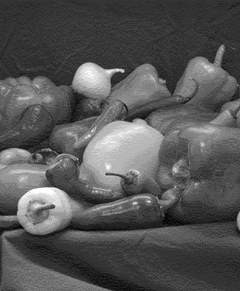
%> input picture peppers.gif (cropped and resized to the size of MATLAB's example picture, made grey), 240 x 291 px, given in place of pout.tif, which was not available
$ octave exercise_02.m   (GNU Octave 9; MATLAB toolbox functions it lacks are replaced by stand-ins)
%> lines starting %> are read from the running program, lines starting %| are printed output that depends on the picture; pictures that were not available may be replaced by others from this repository, and a replacement may not be noted
% a(row, column, colorspace)
% colorspace -> red-1, green-2, blue-3
% uint8(unsigned integer) -> 2^8 -> 256 -> 0-255
% double range -> 0.0-1.0

% greyscale image
I = imread('pout.tif');
%> I is the input picture: size 291x240 uint8; min 0, max 255, mean 85.2

% coloured
I1 = imread('tutorial1_imagespeppers.png');
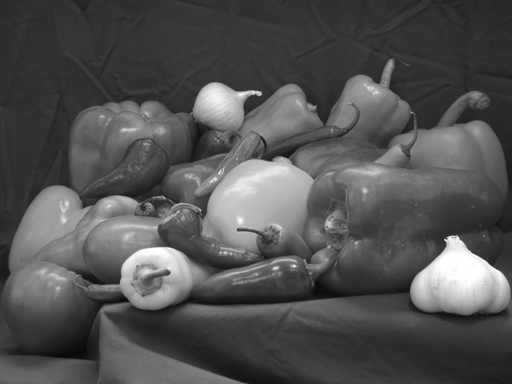
%> input picture tutorial1_images/peppers.tif, 512 x 384 px, given in place of tutorial1_imagespeppers.png, which was not available
%> I1 is the input picture: size 384x512 uint8; min 8, max 255, mean 81.8
I2 = imread('peppers.gif');
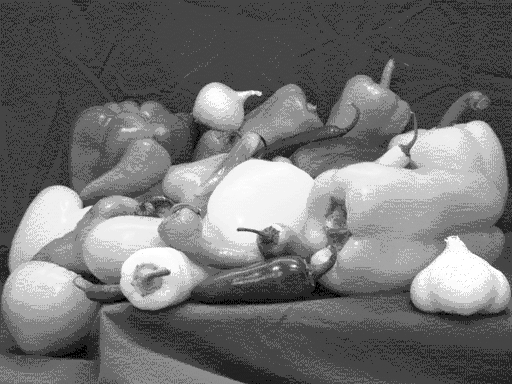
%> I2: size 384x512 uint8; min 0, max 255, mean 113.7
I3 = imread('peppers.tif');

image(I1);
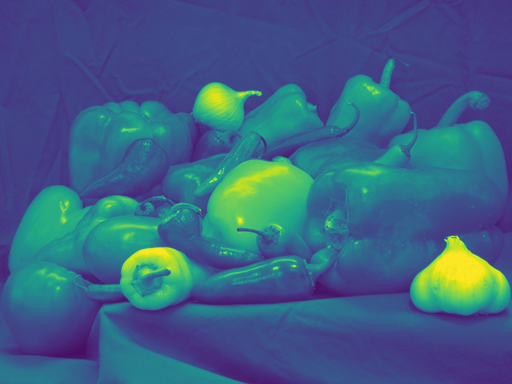
%> displayed picture: size 384x512x3, on the screen's scale of 0 to 255; mean R, G, B 60.3, 97.6, 132.5
imshow(I1);
% provides false color
% colormap(gray);
image(I2);
% imagesc(I2);
% imshow(I2);
